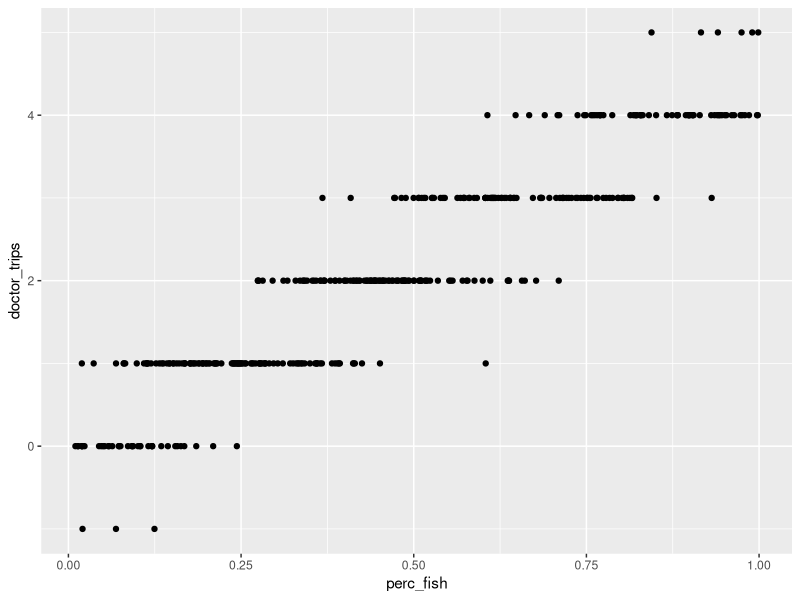

Write the R code that produced this figure. (Note: this script raises an error after producing the figure.)
# Data set generation for module 2 - food/sickness data
# Keaton Wilson
# keatonwilson@me.com
# 2019-12-24

# packages
library(tidyverse)
library(truncnorm)

# Reading in team data
team_data <- read_csv("./modules/module_1/data/mission_team_data.csv")

# subsetting to make our sick sample
team_sub_sick <- team_data %>%
  sample_n(size = 400)

# Using the truncnorm package to generate a series of values that represent the 
# percentage of a given team-member's diet that contains fish or plants (the 
# bulk of plant-based food is grown in greenhouses).

perc_fish <- truncnorm::rtruncnorm(n = 400,             # sample number
                                   a = 0, b = 1,        # upper and lower bounds
                                   mean = 0.4, sd = 0.5)# parameters

# create columns for percentages of fish and plant in diets
team_sub_sick <- team_sub_sick %>%
  mutate(perc_fish = perc_fish, 
         perc_plant = 1-perc_fish)

# Function from cross-validated to generate correlated values

complement <- function(y, rho, x) {
  if (missing(x)) x <- rnorm(length(y)) # Optional: supply a default if `x` is not given
  y.perp <- residuals(lm(x ~ y))
  rho * sd(y.perp) * y + y.perp * sd(y) * sqrt(1 - rho^2)
}

# making a vector of transformed and rounded doctor trips that
# is positively correlated with the percentage of fish in a
# given team members diet

doctor_trips <- round(complement(y = team_sub_sick$perc_fish, 
                                 rho = 0.95)*5)

# graphing
team_sub_sick %>% 
  mutate(doctor_trips = doctor_trips) %>%
  ggplot(aes(x = perc_fish, y = doctor_trips)) +
  geom_point()

# binding
team_sub_sick <- team_sub_sick %>%
  mutate(doctor_trips = doctor_trips) %>%
  filter(doctor_trips > 0)

# export
write_csv(team_sub_sick, "./modules/module_2/data/sick_data.csv")

#### Add NAs to the data for more realistic data experiences

sick_data <- read_csv("modules/module_2/data/sick_data.csv")
sick_data_na <- sick_data %>% 
  mutate(doctor_trips, doctor_trips = if_else(runif(length(doctor_trips))>0.1, doctor_trips, NA),
         perc_fish, perc_fish = if_else(runif(length(perc_fish))>0.1, perc_fish, NA)) %>% 
  mutate(perc_plant, perc_plant = if_else(!is.na(perc_fish), perc_plant, NA))
write_csv(sick_data_na, "modules/module_2/data/sick_data.csv")
